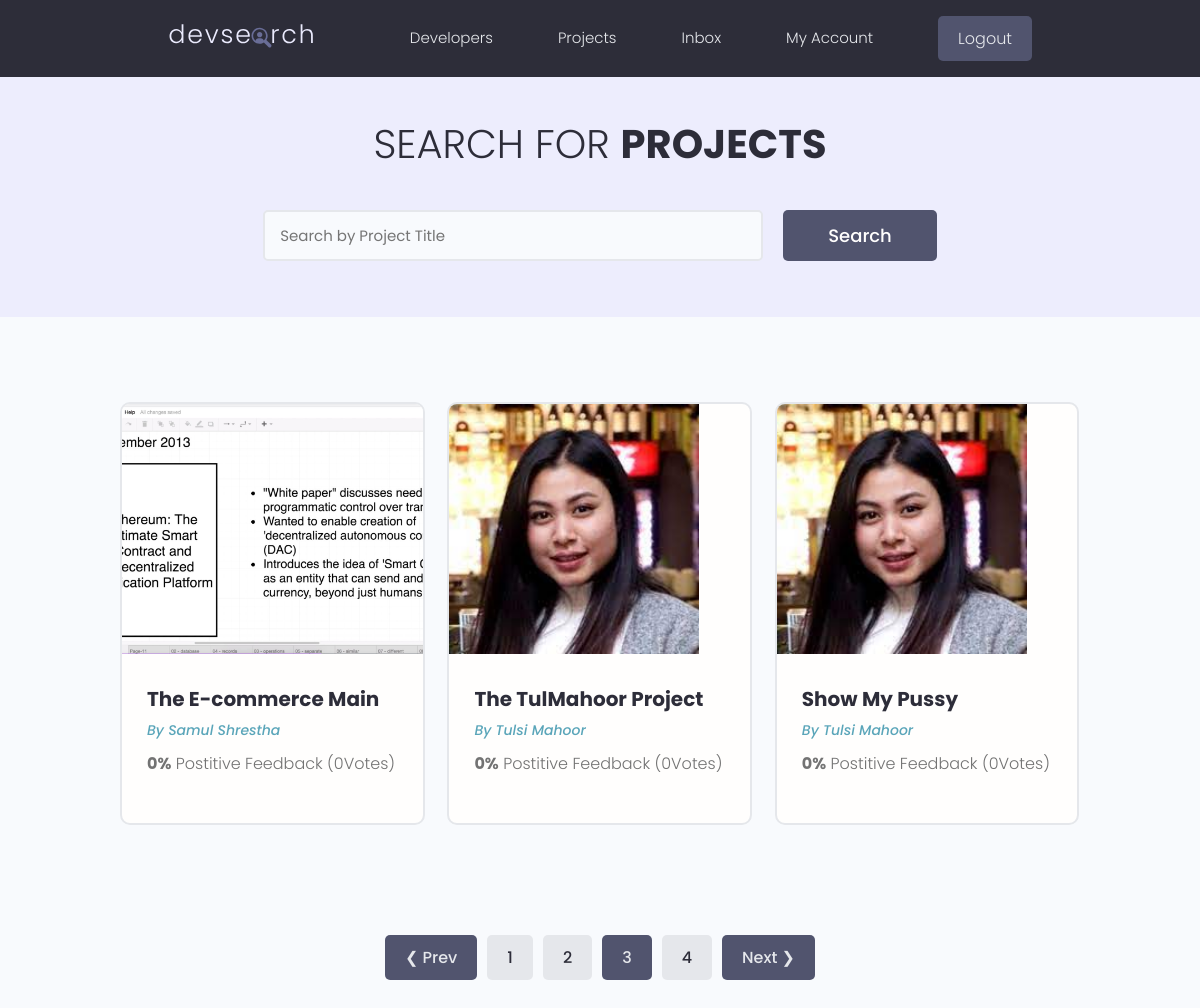
Page /projects/?page=3 (signed in) on the committed database.
### projects/models.py (models this page shows, shortened)
class BaseModel(models.Model):
    id = models.UUIDField(primary_key=True, default=uuid.uuid4, editable=False)
    created_at = models.DateTimeField(auto_now_add=True)
    updated_at = models.DateTimeField(auto_now=True)
    class Meta:
        abstract = True

class Project(BaseModel):
    owner= models.ForeignKey(Profile,null=True,blank=True,on_delete=models.SET_NULL)
    title = models.CharField(max_length=200)
    description = models.TextField(null=True, blank=True)
    featured_image = models.ImageField(null=True,blank=True, default="default.jpg")
    demo_link = models.CharField(max_length=2000,null=True,blank=True)
    source_link = models.CharField(max_length=2000,null=True,blank=True)
    tags = models.ManyToManyField('Tag', blank=True)
    vote_total = models.IntegerField(default=0,null=True,blank=True)
    vote_ratio = models.IntegerField(default=0,null=True,blank=True)
    class Meta:
        ordering=['created_at']

### users/models.py (models this page shows, shortened)
class Profile(models.Model):
    user = models.OneToOneField(User,on_delete=models.CASCADE,null=True,blank=True)
    name=models.CharField(max_length=200,blank=True,null=True)
    username=models.CharField(max_length=200,blank=True,null=True)
    location=models.CharField(max_length=200,blank=True,null=True)
    email=models.EmailField(max_length=300,blank=True,null=True)
    short_intro= models.CharField(max_length=200,blank=True,null=True)
    bio= models.TextField(blank=True,null=True)
    profile_image= models.ImageField(null=True,blank=True,upload_to='profiles/', default='profiles/user-default.png')
    social_github=models.CharField(max_length=200,blank=True,null=True)
    social_linkedIn=models.CharField(max_length=200,blank=True,null=True)
    social_website=models.CharField(max_length=200,blank=True,null=True)
    social_youtube=models.CharField(max_length=200,blank=True,null=True)
    id = models.UUIDField(primary_key=True, default=uuid.uuid4, editable=False)
    created_at = models.DateTimeField(auto_now_add=True)
    updated_at = models.DateTimeField(auto_now=True)

### projects/views.py (the view)
# urls.py: path('projects/',include('projects.urls')),
def projects(request):
    projects,search_query = searchProjects(request)
    results = 3
    custom_index, projects, paginator = paginateProjects(request,projects,results)
    context={'projects':projects,'search_query':search_query,'paginator':paginator,'custom_range':custom_index}
    return render(request,'projects/projects.html',context)

### projects/utils.py (called while the page is built)
def searchProjects(request):
    search_query = ''
    if request.GET.get('search_query'):
        search_query= request.GET.get('search_query')
    tags = Tag.objects.filter(name__icontains=search_query)
    projects = Project.objects.distinct().filter(Q(title__icontains=search_query) |
                                      Q(description__icontains=search_query) |
                                      Q(owner__name__icontains= search_query)|
                                      Q(tags__in=tags))
    return projects,search_query

def paginateProjects(request,projects,results):
    page = request.GET.get('page')
    try:
        paginator = Paginator(projects,results)
        projects = paginator.page(page)
    except PageNotAnInteger:
        page =1
        projects = paginator.page(page)
    except EmptyPage:
        page= paginator.num_pages
        projects = paginator.page(page)
    left_index = (int(page)-4)
    if left_index <1:
       left_index=1
    right_index = (int(page)+5)
    if(right_index>paginator.num_pages):
        right_index= paginator.num_pages +1
    custom_range = range(left_index,right_index)
    return custom_range,projects,paginator

### projects/templates/projects/projects.html (shortened to what this page needs)
{% extends 'main.html' %}
{% block content %}
  <main class="projects">
    <section class="hero-section text-center">
      <div class="container container--narrow">
        <div class="hero-section__box">
          <h2>Search for <span>Projects</span></h2>
        </div>
        <div class="hero-section__search">
          <form class="form" id="searchForm" action="{% url 'projects' %}" method="get">
            <div class="form__field">
              <input value="{{search_query}}" class="input input--text" id="formInput#search" type="text" name="search_query"
                placeholder="Search by Project Title" />
            </div>
            <input class="btn btn--sub btn--lg" type="submit" value="Search" />
          </form>
        </div>
      </div>
    </section>
    <section class="projectsList">
      <div class="container">
        <div class="grid grid--three">
            {% for project in projects %}
          <div class="column">
            <div class="card project">
              <a href="{% url 'projects' project.id %}" class="project">
                <img class="project__thumbnail" src="{{project.featured_image.url}}" alt="project thumbnail" />
                <div class="card__body">
                  <h3 class="project__title">{{project.title}}</h3>
                  <p><a class="project__author" href="profile.html">By {{project.owner.name}}</a></p>
                  <p class="project--rating">
                    <span style="font-weight: bold;">{{project.vote_ratio}}%</span> Postitive
                    Feedback ({{project.vote_total}}Vote{{project.vote_total|pluralize:"s"}})
                  </p>
                 </div>
              </a>
            </div>
        </div>
        {% endfor %}
        </div>
      </div>
    </section>
    {% include 'pagination.html' with queryset=projects custom_range=custom_range %}
  </main>
{% endblock content %}

### static/styles/app.css (style rules this page uses)
:root { --color-sub: #2d2d39; }
.btn--sub { background-color: var(--color-sub-light); }
.card { border: 2px solid var(--color-light); }
img { width: 100%; }
.hero-section { height: 40vh; display: flex; align-items: center; background-color: var(--color-sub); }
.hero-section__box { margin-bottom: 4rem; }
.hero-section__box > h2, .hero-section__box > h2 > span { font-size: 4rem; color: var(--color-light); line-height: 1.3; text-transform: uppercase; }
.hero-section__box > h2 { font-weight: 300; }
.hero-section__box > h2 > span { font-weight: 700; }
.hero-section__search > .form { display: flex; align-items: center; justify-content: center; gap: 2rem; }
.hero-section__search > .form input.input--text { width: 50rem; }
.project__author { font-size: 1.4rem; font-style: italic; }
.project--rating { margin-bottom: 1.6em; margin-top: .5em; }
.projects > .hero-section { background: var(--color-sub-lighter); height: 30vh; }
.projects .hero-section__box { margin-bottom: 2.5rem; }
.projects .hero-section__box > h2 { color: var(--color-sub); }
.projects .hero-section__box > h2 > span { font-weight: 700; color: var(--color-sub); }
.projectsList { margin-top: 8rem; }
.project__thumbnail { height: 25rem; object-fit: cover; object-position: top center; }
.project__title { font-size: 2rem; font-weight: 700; color: var(--color-sub); }

### static/uikit/styles/modules/_variables.css (style rules this page uses)
:root { --color-main: #5aa5b9; --color-main-light: #e6faff; --color-sub: #3f4156; --color-sub-light: #51546e; --color-sub-lighter: #ededfd; --color-text: #737373; --color-gray: #8b8b8b; --color-light: #e5e7eb; --color-light-gray: #767676; --color-bg: #f8fafd; --color-white: #fffefd; --color-white-light: #f3f3f3; --color-success: #359e64; --color-success-bg: #def8e8; --color-error: #fc4b0b; --color-error-bg: #fff2ee; --font-base: 'Poppins', arial, helvetica, 'Segoe UI', roboto, ubuntu, sans-serif; --font-monospace: 'Fira Code', 'Courier New', courier, monospace; --font-regular: 300; --font-medium: 500; --font-bold: 700; --generic-shadow: 1px 1px 5px #00000010; --generic-transition: all 0.3s ease-in-out; }

### static/uikit/styles/modules/_base.css (style rules this page uses)
* { margin: 0; padding: 0; box-sizing: border-box; text-rendering: optimizeLegibility; color: inherit; font-size: inherit; }
html { font-size: 50%; }
@media only screen and (min-width: 480px) { html { font-size: 56.25%; } }
@media only screen and (min-width: 1200px) { html { font-size: 62.5%; } }
body { line-height: 1.6; font-weight: 400; font-size: 1.5rem; color: var(--color-text); background-color: var(--color-bg); min-height: 100vh; }

### static/uikit/styles/modules/_typography.css (style rules this page uses)
* { font-family: var(--font-base); }
h2 { font-size: 3.6rem; font-weight: var(--font-bold); }
h3 { font-size: 3.2rem; font-weight: var(--font-medium); }
p, span, strong { font-size: 1.6rem; color: var(--color-text); font-weight: var(--font-regular); }
a { padding-bottom: 2px; text-decoration: none; display: inline-block; color: var(--color-main); font-weight: var(--font-medium); }

### static/uikit/styles/modules/_utilities.css (style rules this page uses)
.container { width: 92%; max-width: 165rem; margin: 0 auto; box-sizing: border-box; }
.container--narrow { width: 92%; max-width: 120rem; }
@media screen and (min-width: 1000px) { .container { width: 90%; } }
@media screen and (min-width: 1000px) { .container--narrow { width: 85%; } }
@media screen and (min-width: 1200px) { .container { width: 80%; } }
@media screen and (min-width: 1200px) { .container--narrow { width: 72%; } }
.text-center { text-align: center; }

### static/uikit/styles/modules/_button.css (style rules this page uses)
.btn { display: inline-block; position: relative; cursor: pointer; background-color: var(--color-light); font-weight: var(--font-medium); color: var(--color-sub); text-decoration: none; padding: 1rem 2rem; border-radius: 0.5rem; border: none; width: -webkit-fit-content; width: -moz-fit-content; width: fit-content; height: -webkit-fit-content; height: -moz-fit-content; height: fit-content; font-size: 1.6rem; outline-width: 0; outline-color: transparent; -webkit-backface-visibility: hidden; backface-visibility: hidden; transition: all 0.3s ease-in-out; }
.btn--sub { background-color: var(--color-sub); color: var(--color-white); }
.btn--lg { font-size: 1.8rem; padding: 1.2rem 4.5rem; }

### static/uikit/styles/modules/_card.css (style rules this page uses)
.card { border-radius: 1rem; background-color: var(--color-white); border: 1.5px solid var(--color-light); width: auto; height: auto; margin-top: 0.5rem; margin-bottom: 0.5rem; overflow: hidden; }
.card__body, .card__header { padding: 2rem 2.5rem; }

### rows in the picture
Project: featured_image (picture), title "The E-commerce Main", owner.name "Samul Shrestha", vote_ratio "0", vote_total "0"
Project: featured_image (picture), title "The TulMahoor Project", owner.name "Tulsi Mahoor", vote_ratio "0", vote_total "0"
Project: featured_image (picture), title "Show My Pussy", owner.name "Tulsi Mahoor", vote_ratio "0", vote_total "0"

### other values in the picture
{{ page }} "1" "2" "4"
{{ page }} "3"
